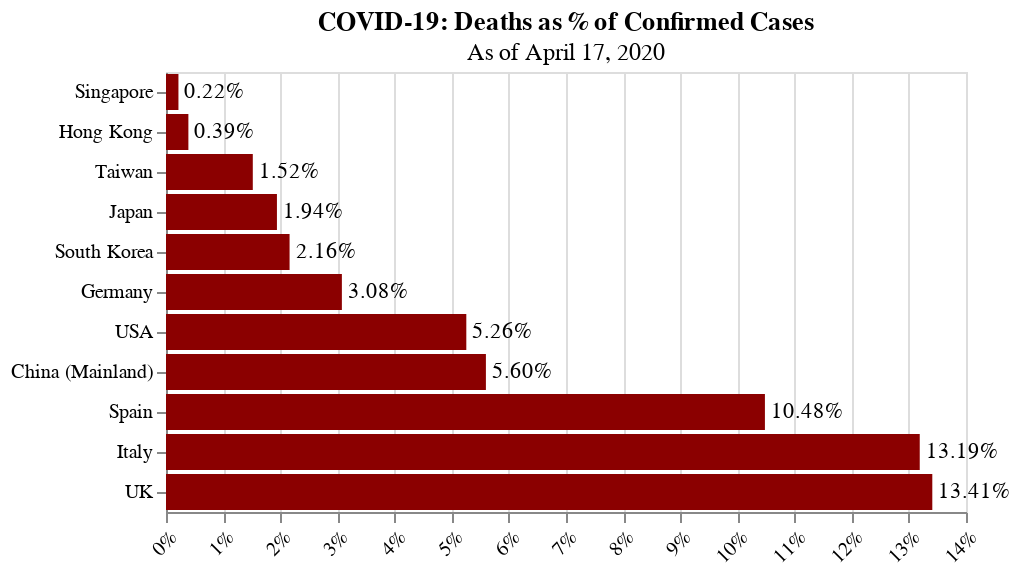

The notebook cell this image was saved under:
### Code cell
# Deaths over confirmed
plot_case_pct(regions, regions.doc, 'COVID-19: Deaths as % of Confirmed Cases', 2, 'darkred')

### Figure 1 — Vega-Lite specification as saved in the notebook (floating-point values rounded to 4 significant figures)
{"config": {"view": {"continuousWidth": 400, "continuousHeight": 300}, "axisX": {"labelAngle": -45, "title": null}, "axisY": {"title": null}, "bar": {"color": "darkred"}}, "layer": [{"mark": "bar", "encoding": {"x": {"type": "quantitative", "axis": {"format": "%"}, "field": "%"}, "y": {"type": "ordinal", "field": "Region", "sort": "x"}}, "title": {"text": "COVID-19: Deaths as % of Confirmed Cases", "subtitle": "As of April 17, 2020"}}, {"mark": {"type": "text", "align": "left", "baseline": "middle", "dx": 3}, "encoding": {"text": {"type": "quantitative", "field": "%", "format": ".2%"}, "x": {"type": "quantitative", "axis": {"format": "%"}, "field": "%"}, "y": {"type": "ordinal", "field": "Region", "sort": "x"}}, "title": {"text": "COVID-19: Deaths as % of Confirmed Cases", "subtitle": "As of April 17, 2020"}}], "data": {"name": "data-0dc2b9aac8421a13ca153391334c8ee2"}, "$schema": "https://vega.github.io/schema/vega-lite/v4.8.1.json", "datasets": {"data-0dc2b9aac8421a13ca153391334c8ee2": [{"Region": "Taiwan", "%": 0.01519}, {"Region": "Singapore", "%": 0.002178}, {"Region": "Hong Kong", "%": 0.003918}, {"Region": "South Korea", "%": 0.02163}, {"Region": "Japan", "%": 0.01941}, {"Region": "China (Mainland)", "%": 0.05598}, {"Region": "USA", "%": 0.05255}, {"Region": "Italy", "%": 0.1319}, {"Region": "Germany", "%": 0.03078}, {"Region": "Spain", "%": 0.1048}, {"Region": "UK", "%": 0.1341}]}}
